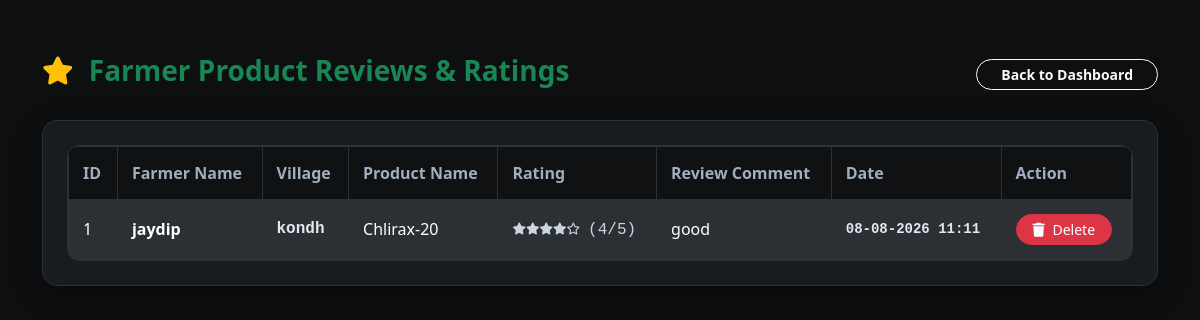
Screenshot of /product_reviews.php (signed in) with the database file from the repository.
### tables this page shows
CREATE TABLE `product_reviews` (
  `review_id` int(11) NOT NULL AUTO_INCREMENT,
  `product_id` int(11) NOT NULL,
  `farmer_id` int(11) NOT NULL,
  `rating` int(11) NOT NULL,
  `review_text` text DEFAULT NULL,
  `created_at` timestamp NOT NULL DEFAULT current_timestamp(),
  PRIMARY KEY (`review_id`)
);

CREATE TABLE `farmers` (
  `farmer_id` int(11) NOT NULL AUTO_INCREMENT,
  `farmer_name` varchar(100) NOT NULL,
  `phone_number` varchar(15) NOT NULL,
  `password` varchar(255) NOT NULL,
  `village` varchar(50) NOT NULL,
  `land_vigha` decimal(5,2) NOT NULL,
  `total_baki` decimal(10,2) NOT NULL DEFAULT 0.00,
  `upi_id` varchar(100) DEFAULT NULL,
  `bank_account` varchar(100) DEFAULT NULL,
  `state` varchar(50) DEFAULT NULL,
  `city` varchar(50) DEFAULT NULL,
  `house_no` varchar(255) DEFAULT NULL,
  `road_name` varchar(255) DEFAULT NULL,
  `address_type` varchar(20) DEFAULT 'Home',
  `email` varchar(100) DEFAULT NULL,
  `profile_image` varchar(255) DEFAULT NULL,
  PRIMARY KEY (`farmer_id`),
  UNIQUE KEY `phone_number` (`phone_number`)
);

CREATE TABLE `products` (
  `product_id` int(11) NOT NULL AUTO_INCREMENT,
  `product_name` varchar(100) NOT NULL,
  `company_name` varchar(100) DEFAULT 'Local',
  `technical_name` varchar(150) DEFAULT NULL,
  `category` enum('Seeds','Fertilizers','Pesticides','Tools') NOT NULL,
  `sub_category` varchar(100) DEFAULT NULL,
  `stock_qty` int(11) NOT NULL,
  `price` decimal(10,2) NOT NULL,
  `discount_pct` int(11) NOT NULL DEFAULT 0,
  `product_image` varchar(255) DEFAULT 'default.png',
  `target_crop` varchar(100) DEFAULT NULL,
  `target_pest` varchar(150) DEFAULT NULL,
  `dosage_per_ha` varchar(50) DEFAULT NULL,
  `expiry_date` date DEFAULT NULL,
  `status` varchar(20) NOT NULL DEFAULT 'Active',
  `package_size` varchar(100) DEFAULT 'Standard Pack',
  PRIMARY KEY (`product_id`)
);

### product_reviews.php (the view, shortened to what this page needs)
<?php
require_once __DIR__ . '/../config/db_config.php';
$reviews_query = $conn->query("SELECT r.*, p.product_name, f.farmer_name, f.village
                               FROM product_reviews r
                               JOIN products p ON r.product_id = p.product_id
                               JOIN farmers f ON r.farmer_id = f.farmer_id
                               ORDER BY r.review_id DESC");
$all_reviews = $reviews_query->fetchAll();
?>
<!DOCTYPE html>
<html lang="en">
<head>
    <link href="https://cdn.jsdelivr.net/npm/bootstrap@5.3.0/dist/css/bootstrap.min.css" rel="stylesheet">
    <link rel="stylesheet" href="https://cdnjs.cloudflare.com/ajax/libs/font-awesome/6.4.0/css/all.min.css">
    <link rel="stylesheet" href="css/style.css">
</head>
<body>
    <div class="container my-4">
        <div class="d-flex justify-content-between align-items-center mb-4">
            <h3 class="fw-bold text-success"><i class="fa-solid fa-star me-2 text-warning"></i> Farmer Product Reviews & Ratings</h3>
            <a href="admin_dashboard.php" class="btn btn-outline-light btn-sm rounded-pill px-4 fw-bold">Back to Dashboard</a>
        </div>
        <div class="card card-custom p-4 shadow">
            <div class="table-responsive">
                <table class="table table-dark table-striped align-middle table-custom-fix mb-0">
                    <thead>
                        <tr>
                            <th>ID</th>
                            <th>Farmer Name</th>
                            <th>Village</th>
                            <th>Product Name</th>
                            <th>Rating</th>
                            <th>Review Comment</th>
                            <th>Date</th>
                            <th>Action</th>
                        </tr>
                    </thead>
                    <tbody>
                        <?php if(empty($all_reviews)): ?>
                            <tr>
                                <td colspan="8" class="text-center text-muted py-4">No reviews found from farmers yet.</td>
                            </tr>
                        <?php else: foreach($all_reviews as $rev): ?>
                            <tr>
                                <td><?php echo $rev['review_id']; ?></td>
                                <td class="fw-bold text-success"><?php echo htmlspecialchars($rev['farmer_name']); ?></td>
                                <td class="text-muted font-monospace"><?php echo htmlspecialchars($rev['village'] ?? 'N/A'); ?></td>
                                <td><?php echo htmlspecialchars($rev['product_name']); ?></td>
                                <td>
                                    <span class="text-warning">
                                        <?php for($i=1; $i<=5; $i++) {
                                            echo ($i <= $rev['rating']) ? '<i class="fa-solid fa-star fa-xs"></i>' : '<i class="fa-regular fa-star fa-xs"></i>';
                                        } ?>
                                    </span>
                                    <span class="ms-1 font-monospace">(<?php echo $rev['rating']; ?>/5)</span>
                                </td>
                                <td style="max-width: 250px;"><?php echo htmlspecialchars($rev['review_text']); ?></td>
                                <td class="small text-muted font-monospace"><?php echo date('d-m-Y H:i', strtotime($rev['created_at'])); ?></td>
                                <td>
                                    <a href="product_reviews.php?delete_id=<?php echo $rev['review_id']; ?>" class="btn btn-danger btn-sm rounded-pill px-3" onclick="return confirm('Are you sure you want to delete this review?');">
                                        <i class="fa-solid fa-trash me-1"></i> Delete
                                    </a>
                                </td>
                            </tr>
                        <?php endforeach; endif; ?>
                    </tbody>
                </table>
            </div>
        </div>
    </div>
</body>
</html>

### style.css (style rules this page uses)
:root { --bg-main: #0d0f11; --bg-card: #191c1f; --bg-darker: #0f1112; --text-white: #ffffff; --text-muted: #a0aec0; --primary-green: #28a745; --gradient-green: linear-gradient(135deg, #1e7e34, #198754); --border-color: #2d3238; }
body { background-color: var(--bg-main) !important; color: #e2e8f0 !important; font-family: 'Segoe UI', system-ui, -apple-system, sans-serif; transition: background-color 0.3s ease; }
.card-custom { background: var(--bg-card) !important; border: 1px solid var(--border-color) !important; border-radius: 15px !important; box-shadow: 0 10px 30px rgba(0, 0, 0, 0.3) !important; }
.table-responsive { border-radius: 12px; border: 1px solid var(--border-color); }
.card-custom label, .card-custom .small { color: #e2e8f0 !important; font-weight: 600 !important; }
.table-custom-fix, .table-bordered, .table-custom-fix th, .table-custom-fix td { border: 1px solid #454d55 !important; }
.table-custom-fix td, .table-custom-fix td strong, .table-custom-fix td span, .table-custom-fix .text-muted-custom { color: #cbd5e1 !important; opacity: 1 !important; }
.table-custom-fix td.font-monospace { color: #e2e8f0 !important; font-weight: 600 !important; }
.card-custom small, .card-custom small.text-muted, .card-custom span.text-muted, .card-custom .text-muted { color: #cbd5e1 !important; opacity: 1 !important; font-weight: 500 !important; }
.table-custom-fix th, .table-custom-fix td { border: 1px solid #2d3238 !important; padding: 14px !important; color: #e2e8f0 !important; }
.table-custom-fix th { background-color: #0f1112 !important; color: #a0aec0 !important; font-weight: 700; }
.text-muted, label { color: #e2e8f0 !important; font-weight: 700 !important; opacity: 1 !important; }

### product_reviews.php (style rules this page uses)
body { background-color: #0d0f11; color: #e2e8f0; font-family: 'Segoe UI', system-ui, sans-serif; padding-top: 30px; padding-bottom: 50px; }
.card-custom { background: #191c1f !important; border: 1px solid #2d3238 !important; border-radius: 15px !important; }
.table-custom-fix th { background-color: #0f1112 !important; color: #a0aec0 !important; border-color: #2d3238 !important; }
.table-custom-fix td { background-color: transparent !important; color: #ffffff !important; border-color: #2d3238 !important; vertical-align: middle; }

### rows the page displays
product_reviews: review_id "1", farmer.farmer_name "jaydip", farmer.village "kondh", product.product_name "Chlirax-20", rating "4", review_text "good", created_at "08-08-2026 11:11"
